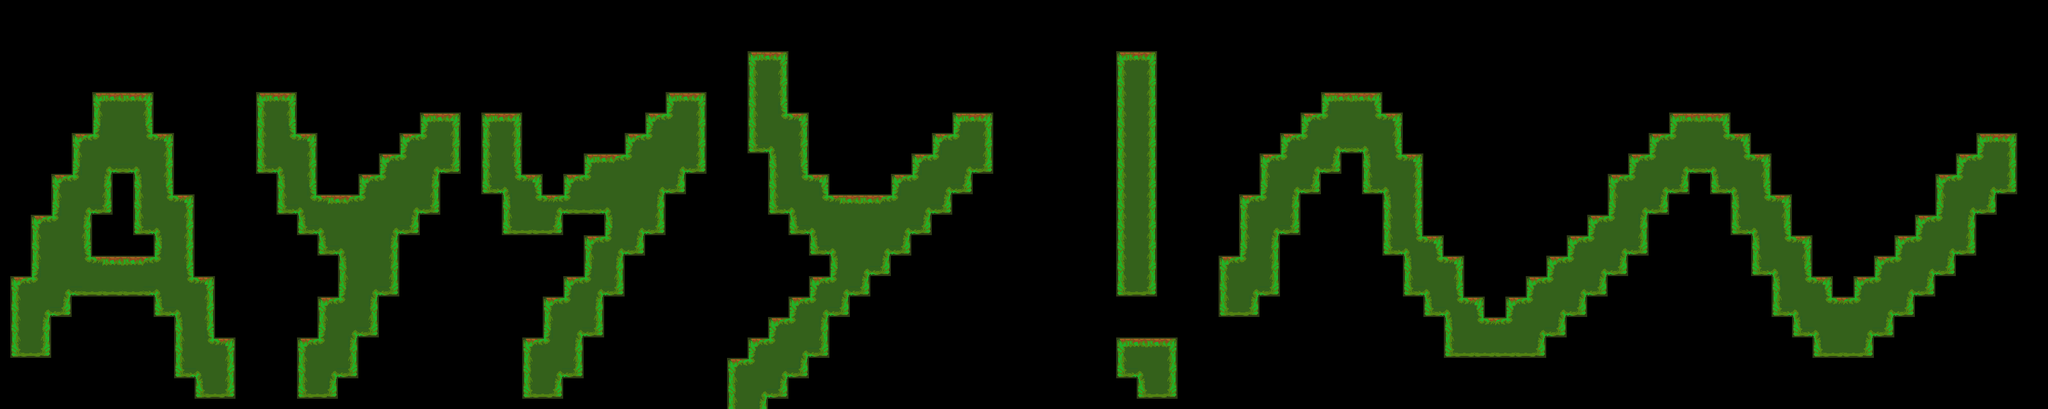

Tiled map render using the project's own tile images. Description and the map definition, with tile-layer contents summarised, below:
An orthogonal 100x20 tile map with 32x32 px tiles, 1 tile layer (Capa de Patrones 1).

<map version="1.0" orientation="orthogonal" renderorder="right-down" width="100" height="20" tilewidth="32" tileheight="32" nextobjectid="1">
 <tileset firstgid="1" name="jngl" tilewidth="32" tileheight="32" tilecount="54" columns="9">
  <image source="jngl.png" width="288" height="192" />
  <terraintypes>
   <terrain name="jungle" tile="-1" />
  </terraintypes>
  <tile id="14" terrain="0,0,0," />
  <tile id="15" terrain="0,0,,0" />
  <tile id="23" terrain="0,,0,0" />
  <tile id="24" terrain=",0,0,0" />
  <tile id="27" terrain=",,,0" />
  <tile id="28" terrain=",,0,0" />
  <tile id="29" terrain=",,0," />
  <tile id="36" terrain=",0,,0" />
  <tile id="37" terrain="0,0,0,0" />
  <tile id="38" terrain="0,,0," />
  <tile id="45" terrain=",0,," />
  <tile id="46" terrain="0,0,," />
  <tile id="47" terrain="0,,," />
 </tileset>
 <layer name="Capa de Patrones 1" width="100" height="20">
  <data>[2000 cells, 735 non-empty, 13 distinct tile ids]</data>
 </layer>
</map>
